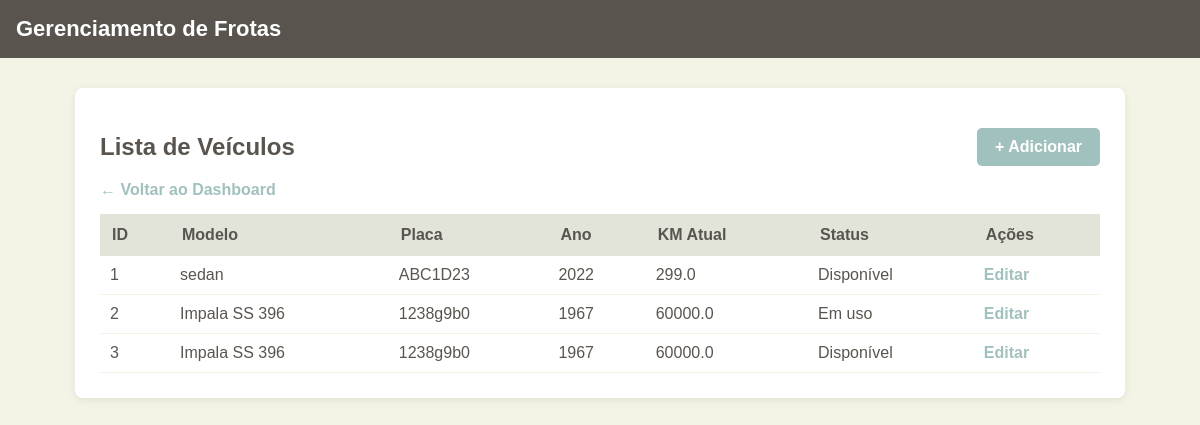
Before: /frotas/veiculos/ with the older database file.
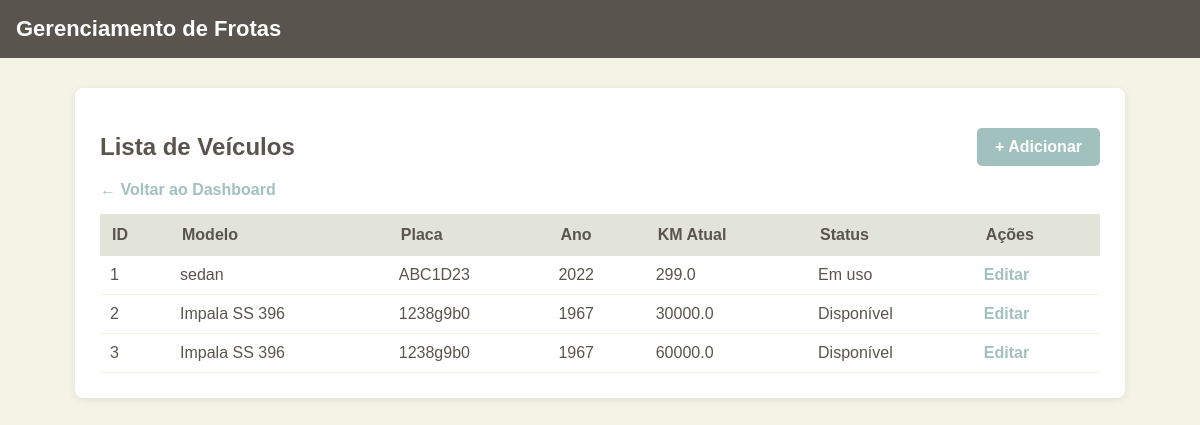
After: the same page with the newer database file.
### frotas/models.py (models this page shows, shortened)
class Veiculo(models.Model):
    modelo = models.CharField(max_length=100)
    placa = models.CharField(max_length=10)
    ano = models.IntegerField()
    km_atual = models.FloatField(default=0)
    disponivel = models.BooleanField(default=True)

### frotas/views.py (the view)
# urls.py: path('veiculos/', views.listar_veiculos, name='listar_veiculos'),
def listar_veiculos(request):
    veiculos = Veiculo.objects.all().order_by('id')
    return render(request, 'frotas/veiculos.html', {'veiculos': veiculos})

### frotas/templates/frotas/veiculos.html (shortened to what this page needs)
{% load static %}
<!DOCTYPE html>
<html lang="pt-br">
<head>
    <link rel="stylesheet" href="{% static 'css/base.css' %}">
    <link rel="stylesheet" href="{% static 'css/veiculos.css' %}">
</head>
<body>
    <header>
        <h1>Gerenciamento de Frotas</h1>
    </header>
    <div class="container">
        <div style="display: flex; justify-content: space-between; align-items: center;">
            <h2>Lista de Veículos</h2>
            <a class="btn" href="{% url 'adicionar_veiculo' %}">+ Adicionar</a>
        </div>
        <a href="{% url 'dashboard' %}">← Voltar ao Dashboard</a>
        {% if veiculos %}
            <table>
                <thead>
                    <tr>
                        <th>ID</th>
                        <th>Modelo</th>
                        <th>Placa</th>
                        <th>Ano</th>
                        <th>KM Atual</th>
                        <th>Status</th>
                        <th>Ações</th>
                    </tr>
                </thead>
                <tbody>
                    {% for v in veiculos %}
                        <tr>
                            <td>{{ v.id }}</td>
                            <td>{{ v.modelo }}</td>
                            <td>{{ v.placa }}</td>
                            <td>{{ v.ano }}</td>
                            <td>{{ v.km_atual }}</td>
                            <td>
                                {% if v.disponivel %}
                                    <span class="status-disponivel">Disponível</span>
                                {% else %}
                                    <span class="status-uso">Em uso</span>
                                {% endif %}
                            </td>
                            <td class="acao-links">
                                <a href="{% url 'alterar_veiculo' v.id %}">Editar</a>
                            </td>
                        </tr>
                    {% endfor %}
                </tbody>
            </table>
        {% else %}
            <p>Nenhum veículo cadastrado.</p>
        {% endif %}
    </div>
</body>
</html>

Changed rows visible on the page:
changed Veiculo "sedan": disponivel "Disponível" → "Em uso"
changed Veiculo id 2: km_atual "60000.0" → "30000.0"; disponivel "Em uso" → "Disponível"
